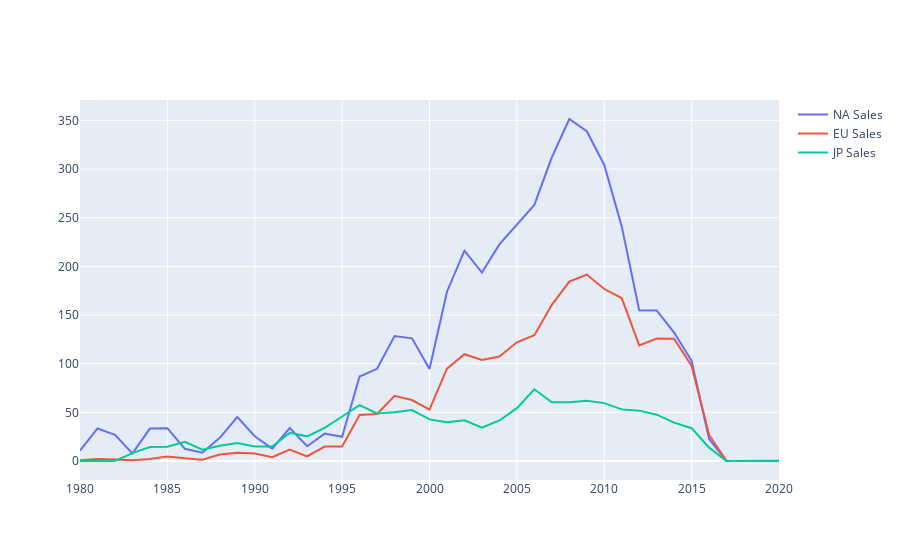

Notebook source saved alongside this figure:
### Code cell
fig = go.Figure()
fig.add_trace(go.Line(x = data3.Year, y = data3.NA_Sales, name="NA Sales"))
fig.add_trace(go.Line(x = data3.Year, y = data3.EU_Sales, name="EU Sales"))
fig.add_trace(go.Line(x = data3.Year, y = data3.JP_Sales, name="JP Sales"))
fig.show()
